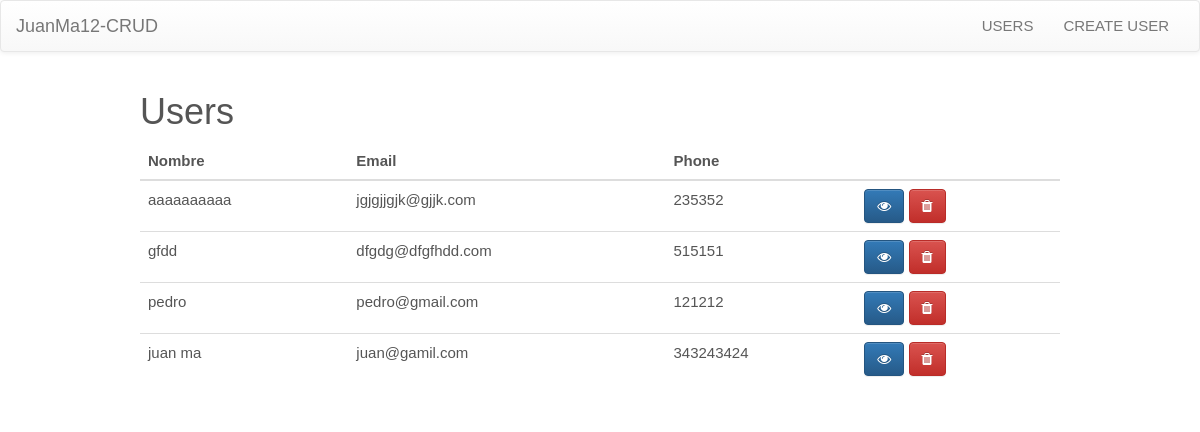
The page / on the database its author committed.
### tables this page shows
CREATE TABLE `users` (
  `id` int(11) NOT NULL,
  `name` varchar(100) NOT NULL,
  `email` varchar(255) NOT NULL,
  `phone` int(10) NOT NULL
);

### application/controllers/User.php (called while the page is built, shortened)
<?php if ( ! defined('BASEPATH')) exit('No direct script access allowed');
class User extends CI_Controller {
	public function __construct()
    {
        $this->load->model('user_model');
    }
	public function index(){
		$data["titulo"] = "Usuarios";
		$data["users"] = $this->user_model->getAll();
		$this->load->view("user/index",$data);
	}
}

### index.php (called while the page is built, shortened)
<?php
require_once BASEPATH.'core/CodeIgniter.php';

### application/models/User_Model.php (called while the page is built, shortened)
<?php
class User_Model extends CI_Model {
    public function getAll(){
      $this->db->order_by('id', 'DESC');
      $query = $this->db->get('users');
      if($query->num_rows() > 0) {
          return $query->result();
      }else{
        return false;
      }
    }
}

### application/views/user/index.php (the view, shortened to what this page needs)
<?php $this->load->view("common/head")?>
  </head>
  <body>
    <?php $this->load->view("common/navbar")?>
    <div class="container">
      <div class="col-md-1"></div>
      <div class="col-md-10">
        <h1>Users</h1>
        <table class="table">
          <thead>
            <tr>
              <th>Nombre</th>
              <th>Email</th>
              <th>Phone</th>
              <th></th>
            </tr>
          </thead>
          <tbody>
             <?php foreach($users as $user) { ?>
              <tr>
                <td><?php echo $user->name; ?></td>
                <td><?php echo $user->email; ?></td>
                <td><?php echo $user->phone; ?></td>
                <td>
                  <a href="<?php echo base_url(); ?>user/edit/<?php echo $user->id ?>"
                    class="btn btn-primary">
                    <i class="fa fa-eye"></i>
                  </a>
                  <a href="<?php echo base_url(); ?>user/delete/<?php echo $user->id ?>"
                     class="btn btn-danger">
                    <i class="fa fa-trash"></i>
                  </a>
                </td>
              </tr>
             <?php } ?>
          </tbody>
        </table>
      </div>
      <div class="col-md-1"></div>
    </div>
  </body>
</html>

### application/views/common/head.php (shortened to what this page needs)
<!DOCTYPE html>
<html lang="es">
	<head>
	<link rel="stylesheet" href="<?php echo base_url(); ?>css/font-awesome-4.7.0/css/font-awesome.min.css" rel="stylesheet" type="text/css">
	<link rel="stylesheet" href="<?php echo base_url(); ?>css/bootstrap/bootstrap.min.css" >
	<link rel="stylesheet" href="<?php echo base_url(); ?>css/bootstrap/bootstrap-theme.min.css" >
	<link rel="stylesheet" href="<?php echo base_url(); ?>css/estilo.css" type="text/css" charset="utf-8">

### application/views/common/navbar.php (shortened to what this page needs)
<nav class="navbar navbar-default">
<div class="container-fluid">
  <div class="navbar-header">
    <a class="navbar-brand" href="<?php echo base_url(); ?>">
      <?php echo APP_NAME ?>
    </a>
  </div>
  <div class="collapse navbar-collapse" id="bs-example-navbar-collapse-1">
    <ul class="nav navbar-nav navbar-right">
      <li><a class="active" href="<?php echo base_url(); ?>">USERS</a></li>
      <li><a href="<?php echo base_url(); ?>user/create">CREATE USER</a></li>
    </ul>
  </div>
</div>
</nav>

### css/estilo.css (style rules this page uses)
body,html { height: 100%; width: 100%; margin: 0; padding: 0; background-color: #fff; font-family: Verdana, Geneva, sans-serif; font-size: 15px; color: #555!important; }

### rows shown on the page
users: name "aaaaaaaaaa", email "jgjgjjgjk@gjjk.com", phone "235352"
users: name "gfdd", email "dfgdg@dfgfhdd.com", phone "515151"
users: name "pedro", email "pedro@gmail.com", phone "121212"
users: name "juan ma", email "juan@gamil.com", phone "343243424"

### other values the page prints
APP_NAME "JuanMa12-CRUD"
